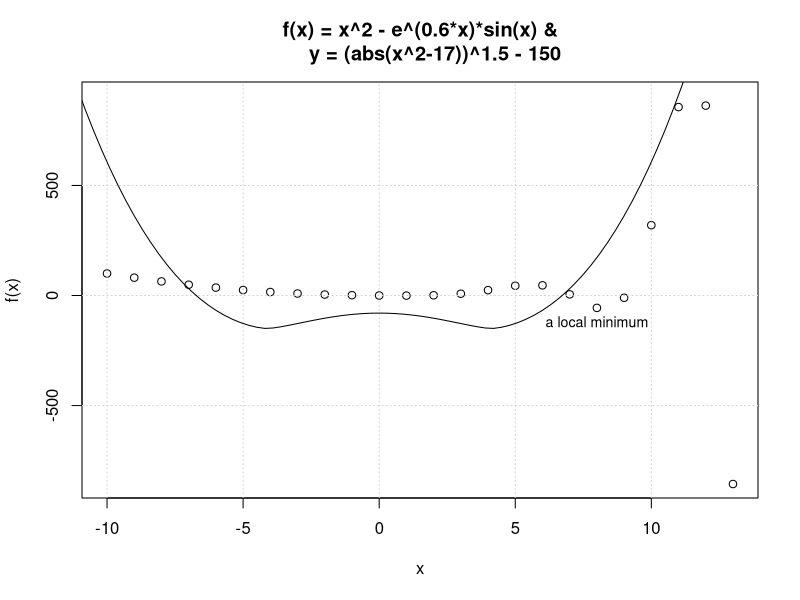

Recreate this plot in R.
# https://www.rdocumentation.org/packages/stats/versions/3.6.2/topics/nlm

f <- function(x) x**2 - exp(0.6*x)*sin(x)
x0 <- -9
print(nlm(f, x0)) 

# $minimum
# [1] -62.35404
# 
# $estimate
# [1] 8.296214
# 
# $gradient
# [1] -7.3245e-06
# 
# $code
# [1] 1
# 
# $iterations
# [1] 8


print(sprintf("minimum f = %f", nlm(f, x0)[1]))
print(sprintf("extremum x = %f", nlm(f, x0)[2]))
print(sprintf("iterations = %0.0f", nlm(f, x0)[5]))
# OR
iter <- as.integer(nlm(f, x0)[5])
print(sprintf("iterations = %d", iter))


print(D(expression(x**2 - exp(0.6*x)*sin(x)),"x")) # Производная
dfdx <- function(x) 2*x - (exp(0.6*x)*0.6*sin(x) + exp(0.6*x)*cos(x))
print(integrate(dfdx, 0, 1))



# create data
x <- -10:13
y <- x**2 - exp(0.6*x)*sin(x)
data <- data.frame(x,y)

# Plot
plot(data, type="p", xlab = "x", ylab = "f(x)", 
     main = "f(x) = x^2 - e^(0.6*x)*sin(x) &
     y = (abs(x^2-17))^1.5 - 150",
     ylim=c(-850,900))
grid()
text(8,-121,"a local minimum", cex = 0.85)
par(bg="orange")

curve((abs(x^2-17))^1.5 - 150, -15, 15, add=T)
